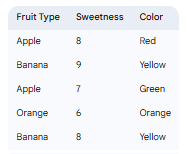
#> input picture Machine Learning/Encoding/Nominal/images/one_hot.png, 187 x 154 px
$ jupyter execute 'one hot encoding.ipynb'
#> lines starting #> are read from the running program, lines starting #| are printed output that depends on the picture
1. [One Hot Encoding](#one-hot-encoding)

#### One Hot Encoding:
- it used to transform categorical features into numerical values
- for n feature it creates n-1 columns
- if we have more categories of feature, then it will be affected by curse of dimensionality
- we also remove last column to remove dummy variable trap

Before Encoding:

[cell 1]
from PIL import Image
from IPython.display import display

img = Image.open('images/one_hot.png')
#> img is the input picture: PIL image 187x154 RGBA; mean R, G, B, A 240.2, 242.3, 245.5, 255
new_image = img.resize((250, 210))
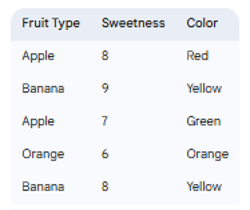
#> new_image: PIL image 250x210 RGBA; mean R, G, B, A 240.2, 242.3, 245.4, 255
display(new_image)

After Encoding:

[cell 2]
from PIL import Image
from IPython.display import display

img = Image.open('images/one_hot2.png')
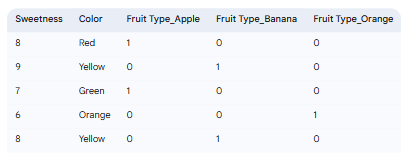
#> input picture Machine Learning/Encoding/Nominal/images/one_hot2.png, 403 x 154 px
#> img is the input picture: PIL image 403x154 RGBA; mean R, G, B, A 242.3, 244.5, 248, 255
new_image = img.resize((600, 220))
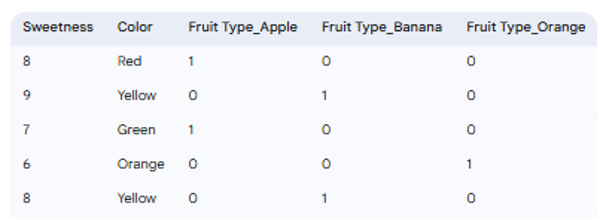
#> new_image: PIL image 600x220 RGBA; mean R, G, B, A 242.3, 244.5, 247.9, 255
display(new_image)
